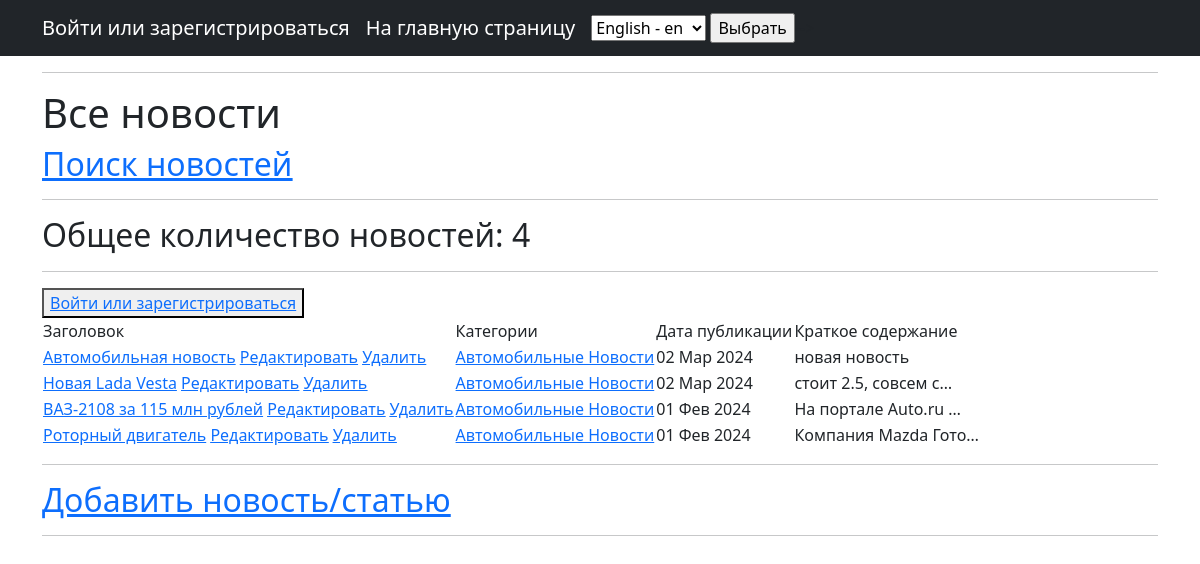
The app's page /news/categories/2/ with its own data.
### news_p/models.py (models this page shows, shortened)
class Post(models.Model):
    news = 'NW'
    article = "AR"
    POST_TYPE = [(news, _('News')), (article, _('Article'))]
    type = models.CharField(max_length=2, choices=POST_TYPE, default=news)
    date = models.DateTimeField(auto_now_add=True)
    title = models.CharField(max_length=255)
    text = models.TextField()
    rating = models.IntegerField(default=0)
    author = models.ForeignKey(Author, on_delete=models.CASCADE)
    category = models.ManyToManyField(Category, through='PostCategory')

class Category(models.Model):
    name = models.CharField(max_length=255, help_text=_('category_name'), unique=True)
    subscribers = models.ManyToManyField(User, blank=True, null=True, related_name='categories')
    def __str__(self):
        return self.name.title()

### news_p/views.py (the view)
# urls.py: path('categories/<int:pk>/', CategoryListView.as_view(), name='category_list'),
class CategoryListView(PostList):
    model = Post
    template_name = 'category_list.html'
    context_object_name = 'category_news_list'
    def get_queryset(self):
        self.category = get_object_or_404(Category, id=self.kwargs['pk'])
        queryset = Post.objects.filter(category=self.category).order_by('-date')
        return queryset
    def get_context_data(self, **kwargs):
        context = super().get_context_data(**kwargs)
        context['is_not_subscriber'] = self.request.user not in self.category.subscribers.all()
        context['category'] = self.category
        return context

### news_p/templatetags/custom_filters.py (called while the page is built)
@register.filter()
def censor(value):
    if type(value) != str:
        raise TypeError('Необходимо передать строку!')
    else:
        for word in value.split():
            if word.lower() in CENS_LIST:
                cens_word = word[0] + ((len(word) - 1) * '*')
                value = value.replace(word, cens_word)
    return value

### templates/category_list.html (shortened to what this page needs)
{% extends 'flatpages/default.html' %}
{% load custom_filters %}
{% load custom_tags %}
{% block title %}
<hr>
<h1>Все новости</h1>
<a href="{% url 'search' %}"><u><h2>Поиск новостей</h2></u></a>
<hr>
{% endblock title %}
{% block content %}
<h2>Общее количество новостей: {{ category_news_list|length }}</h2>
<hr>
{% if request.user.username %}
    <h2>{{ request.user.username }}</h2>
    <button><a href="{% url 'profile' %}">В личный кабинет</a></button>
    {% if is_not_subscriber %}
        <button><a href="{% url 'subscribe' category.id %}">Подписаться</a> </button>
    {% endif %}
{% else %}
    <button><a href="{% url 'profile' %}">Войти или зарегистрироваться</a></button>
{% endif %}
<table>
    <thead>
        <td> Заголовок </td>
        <td> Категории </td>
        <td> Дата публикации </td>
        <td> Краткое содержание </td>
    </thead>
    {% for post in category_news_list %}
        <tr>
            <td>
                <a href="{% url 'news_detail' post.id %}">{{ post.title|censor }}</a>
                <a href="{% url 'news_edit' post.id %}"><u>Редактировать</u></a>
                <a href="{% url 'news_delete' post.id %}"><u>Удалить</u></a>
            </td>
            <td>
                {% for category in post.category.all %}
                    <a href=" url 'category_list' category.id">{{ category }}</a>
                {% endfor %}
            </td>
            <td>{{ post.date|date:'d M Y' }}</td>
            <td>{{ post.text|truncatechars:20|censor }}</td>
        </tr>
    {% endfor %}
</table>
<hr>
<a href="{% url 'news_add' %}"><h2>Добавить новость/статью</h2></a>
<hr>
{% endblock content %}

### records on screen
Post: title|censor "Автомобильная новость", date "02 Мар 2024", text|censor "новая новость"
Category: name "Автомобильные Новости"
Post: title|censor "Новая Lada Vesta", date "02 Мар 2024", text|censor "стоит 2.5, совсем с…"
Post: title|censor "ВАЗ-2108 за 115 млн рублей", date "01 Фев 2024", text|censor "На портале Auto.ru …"
Post: title|censor "Роторный двигатель", date "01 Фев 2024", text|censor "Компания Mazda Гото…"

### other values on screen
{{ category_news_list|length }} "4"
form field language "English - en"
